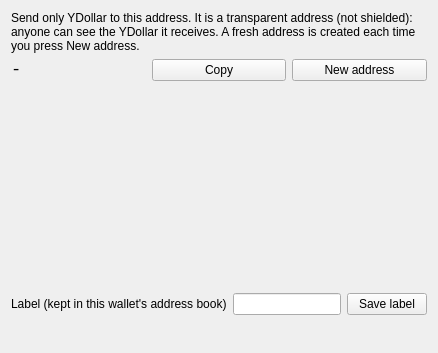
<?xml version="1.0" encoding="UTF-8"?>
<ui version="4.0">
 <class>YDollarReceive</class>
 <widget class="QWidget" name="YDollarReceive">
  <layout class="QVBoxLayout" name="receiveLayout">
   <item>
    <widget class="QLabel" name="lblReceiveIntro">
     <property name="wordWrap"><bool>true</bool></property>
     <property name="text"><string>Send only YDollar to this address. It is a transparent address (not shielded): anyone can see the YDollar it receives. A fresh address is created each time you press New address.</string></property>
    </widget>
   </item>
   <item>
    <layout class="QHBoxLayout" name="addrRow">
     <item>
      <widget class="QLabel" name="lblAddress">
       <property name="text"><string>-</string></property>
       <property name="textInteractionFlags"><set>Qt::TextSelectableByMouse</set></property>
       <property name="styleSheet"><string notr="true">QLabel { font-family: monospace; font-size: 13pt; }</string></property>
      </widget>
     </item>
     <item><widget class="QPushButton" name="btnCopy"><property name="text"><string>Copy</string></property></widget></item>
     <item><widget class="QPushButton" name="btnNewAddress"><property name="text"><string>New address</string></property></widget></item>
    </layout>
   </item>
   <item>
    <widget class="QRCodeLabel" name="lblQr">
     <property name="minimumSize"><size><width>200</width><height>200</height></size></property>
     <property name="alignment"><set>Qt::AlignCenter</set></property>
    </widget>
   </item>
   <item>
    <layout class="QHBoxLayout" name="labelRow">
     <item><widget class="QLabel" name="lblLabelTitle"><property name="text"><string>Label (kept in this wallet's address book)</string></property></widget></item>
     <item><widget class="QLineEdit" name="txtLabel"/></item>
     <item><widget class="QPushButton" name="btnSaveLabel"><property name="text"><string>Save label</string></property></widget></item>
    </layout>
   </item>
   <item>
    <widget class="QLabel" name="lblReceiveStatus"><property name="text"><string/></property><property name="wordWrap"><bool>true</bool></property></widget>
   </item>
   <item>
    <spacer name="receiveSpacer"><property name="orientation"><enum>Qt::Vertical</enum></property></spacer>
   </item>
  </layout>
 </widget>
 <customwidgets>
  <customwidget>
   <class>QRCodeLabel</class>
   <extends>QLabel</extends>
   <header>qrcodelabel.h</header>
  </customwidget>
 </customwidgets>
 <resources/>
 <connections/>
</ui>
